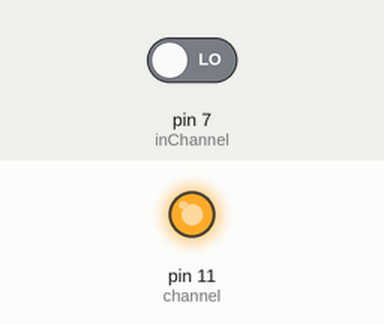
The program below on a simulated Raspberry Pi (header pin numbers). Shown: output pins drawn as LEDs (lit = HIGH). The inputs (shaded band) are chosen by the test bench; at power-on: pin 7 (inChannel) LOW. What the program prints to the terminal is not drawn.

Above: at 0.1 s.
At 5.8 s:
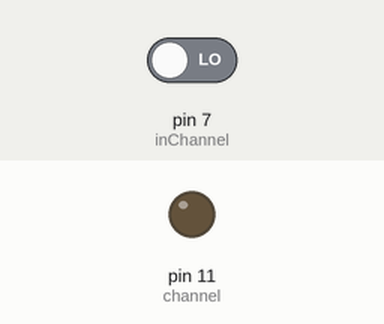
Timing chart, 0 to 7.3 s (numbered marks = the images above):
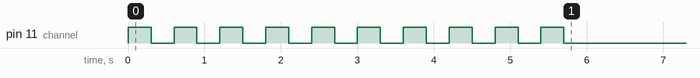

The program:

001_gpio.py
```python
import RPi.GPIO as GPIO
import time

GPIO.setmode(GPIO.BOARD)
#GPIO.setmode(GPIO.BCM)
mode = GPIO.getmode()
print hex(mode), mode

GPIO.setwarnings(False)

print GPIO.RPI_INFO
print GPIO.RPI_INFO['P1_REVISION']
print GPIO.RPI_REVISION
print GPIO.VERSION

# GPIO 11 pin of BOARD, output
channel = 11
GPIO.setup(channel, GPIO.OUT, initial=GPIO.LOW)
for i in range(0,10):
    GPIO.output(channel, GPIO.HIGH)
    time.sleep(0.3)
    GPIO.output(channel, GPIO.LOW)
    time.sleep(0.3)

# GPIO 7 pin of BOARD, input
inChannel = 7
GPIO.setup(inChannel, GPIO.IN, pull_up_down=GPIO.PUD_DOWN)
for i in range(0,30):
    print GPIO.input(inChannel)
    time.sleep(0.3)

waitChannel = GPIO.wait_for_edge(inChannel, GPIO.RISING, timeout=5000)
if waitChannel is None:
    print('Timeout occurred')
else:
    print('Edge detected on channel ', waitChannel)

def button_pressed_callback(channel):
    print "button pressed"

GPIO.remove_event_detect(inChannel)
GPIO.add_event_detect(inChannel, GPIO.RISING, callback = button_pressed_callback, bouncetime=200)

while True:
    print "in loop"
    time.sleep(2)
```
